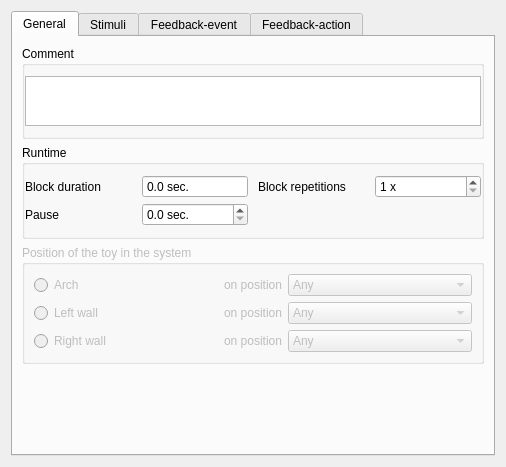
<?xml version="1.0" encoding="UTF-8"?>
<ui version="4.0">
 <class>CTConfToyLRing</class>
 <widget class="QWidget" name="CTConfToyLRing">
  <property name="geometry">
   <rect>
    <x>0</x>
    <y>0</y>
    <width>506</width>
    <height>467</height>
   </rect>
  </property>
  <property name="windowTitle">
   <string>Form</string>
  </property>
  <layout class="QVBoxLayout" name="verticalLayout_5">
   <item>
    <widget class="QTabWidget" name="tabWidget">
     <property name="currentIndex">
      <number>0</number>
     </property>
     <widget class="QWidget" name="tabGeneral">
      <attribute name="title">
       <string>General</string>
      </attribute>
      <layout class="QVBoxLayout" name="verticalLayout">
       <item>
        <widget class="QGroupBox" name="qgb_comment">
         <property name="title">
          <string>Comment</string>
         </property>
         <property name="flat">
          <bool>true</bool>
         </property>
         <layout class="QGridLayout" name="qgl_comment_layout">
          <property name="leftMargin">
           <number>0</number>
          </property>
          <property name="topMargin">
           <number>10</number>
          </property>
          <property name="rightMargin">
           <number>0</number>
          </property>
          <property name="bottomMargin">
           <number>10</number>
          </property>
          <property name="horizontalSpacing">
           <number>10</number>
          </property>
          <property name="verticalSpacing">
           <number>5</number>
          </property>
          <item row="0" column="0">
           <widget class="QPlainTextEdit" name="qte_comment">
            <property name="sizePolicy">
             <sizepolicy hsizetype="Expanding" vsizetype="Fixed">
              <horstretch>0</horstretch>
              <verstretch>0</verstretch>
             </sizepolicy>
            </property>
            <property name="minimumSize">
             <size>
              <width>0</width>
              <height>50</height>
             </size>
            </property>
            <property name="maximumSize">
             <size>
              <width>16777215</width>
              <height>50</height>
             </size>
            </property>
            <property name="horizontalScrollBarPolicy">
             <enum>Qt::ScrollBarAlwaysOff</enum>
            </property>
           </widget>
          </item>
         </layout>
        </widget>
       </item>
       <item>
        <widget class="QGroupBox" name="qgb_runtime">
         <property name="title">
          <string>Runtime</string>
         </property>
         <property name="flat">
          <bool>true</bool>
         </property>
         <layout class="QGridLayout" name="qgl_runtime_layout">
          <property name="leftMargin">
           <number>0</number>
          </property>
          <property name="topMargin">
           <number>10</number>
          </property>
          <property name="rightMargin">
           <number>0</number>
          </property>
          <property name="bottomMargin">
           <number>10</number>
          </property>
          <property name="horizontalSpacing">
           <number>10</number>
          </property>
          <property name="verticalSpacing">
           <number>5</number>
          </property>
          <item row="0" column="2">
           <widget class="QLabel" name="qlb_block_repetitions">
            <property name="text">
             <string>Block repetitions</string>
            </property>
           </widget>
          </item>
          <item row="0" column="1">
           <widget class="CTDoubleSpinBox" name="qsb_block_duration">
            <property name="readOnly">
             <bool>true</bool>
            </property>
            <property name="buttonSymbols">
             <enum>QAbstractSpinBox::NoButtons</enum>
            </property>
            <property name="suffix">
             <string> sec.</string>
            </property>
            <property name="decimals">
             <number>1</number>
            </property>
            <property name="minimum">
             <double>0.000000000000000</double>
            </property>
            <property name="maximum">
             <double>300.000000000000000</double>
            </property>
            <property name="singleStep">
             <double>0.100000000000000</double>
            </property>
            <property name="value">
             <double>0.000000000000000</double>
            </property>
           </widget>
          </item>
          <item row="0" column="0">
           <widget class="QLabel" name="qlb_block_duration">
            <property name="text">
             <string>Block duration</string>
            </property>
           </widget>
          </item>
          <item row="0" column="3">
           <widget class="CTSpinBox" name="qsb_block_repetitions">
            <property name="suffix">
             <string> x</string>
            </property>
            <property name="minimum">
             <number>1</number>
            </property>
            <property name="maximum">
             <number>100</number>
            </property>
           </widget>
          </item>
          <item row="1" column="0">
           <widget class="QLabel" name="qlb_pause">
            <property name="text">
             <string>Pause</string>
            </property>
           </widget>
          </item>
          <item row="1" column="1">
           <widget class="CTDoubleSpinBox" name="qsb_pause">
            <property name="suffix">
             <string> sec.</string>
            </property>
            <property name="decimals">
             <number>1</number>
            </property>
            <property name="singleStep">
             <double>0.100000000000000</double>
            </property>
           </widget>
          </item>
         </layout>
        </widget>
       </item>
       <item>
        <widget class="QGroupBox" name="groupBox">
         <property name="enabled">
          <bool>false</bool>
         </property>
         <property name="title">
          <string>Position of the toy in the system</string>
         </property>
         <layout class="QGridLayout" name="gridLayout_3" columnstretch="1,0,1">
          <item row="1" column="0">
           <widget class="QRadioButton" name="qrb_block_position_left">
            <property name="text">
             <string>Left wall</string>
            </property>
           </widget>
          </item>
          <item row="0" column="1">
           <widget class="QLabel" name="qlb_block_position_arch">
            <property name="text">
             <string>on position</string>
            </property>
           </widget>
          </item>
          <item row="0" column="0">
           <widget class="QRadioButton" name="qrb_block_position_arch">
            <property name="text">
             <string>Arch</string>
            </property>
           </widget>
          </item>
          <item row="2" column="0">
           <widget class="QRadioButton" name="qrb_block_position_right">
            <property name="text">
             <string>Right wall</string>
            </property>
           </widget>
          </item>
          <item row="0" column="2">
           <widget class="QComboBox" name="qcb_block_position_arch">
            <item>
             <property name="text">
              <string>Any</string>
             </property>
            </item>
            <item>
             <property name="text">
              <string>#1</string>
             </property>
            </item>
            <item>
             <property name="text">
              <string>#2</string>
             </property>
            </item>
            <item>
             <property name="text">
              <string>#3</string>
             </property>
            </item>
           </widget>
          </item>
          <item row="1" column="1">
           <widget class="QLabel" name="qlb_block_position_left">
            <property name="text">
             <string>on position</string>
            </property>
           </widget>
          </item>
          <item row="1" column="2">
           <widget class="QComboBox" name="qcb_block_position_left">
            <item>
             <property name="text">
              <string>Any</string>
             </property>
            </item>
            <item>
             <property name="text">
              <string>#1</string>
             </property>
            </item>
            <item>
             <property name="text">
              <string>#2</string>
             </property>
            </item>
            <item>
             <property name="text">
              <string>#3</string>
             </property>
            </item>
           </widget>
          </item>
          <item row="2" column="1">
           <widget class="QLabel" name="qlb_block_position_right">
            <property name="text">
             <string>on position</string>
            </property>
           </widget>
          </item>
          <item row="2" column="2">
           <widget class="QComboBox" name="qcb_block_position_right">
            <item>
             <property name="text">
              <string>Any</string>
             </property>
            </item>
            <item>
             <property name="text">
              <string>#1</string>
             </property>
            </item>
            <item>
             <property name="text">
              <string>#2</string>
             </property>
            </item>
            <item>
             <property name="text">
              <string>#3</string>
             </property>
            </item>
           </widget>
          </item>
         </layout>
        </widget>
       </item>
       <item>
        <spacer name="verticalSpacer">
         <property name="orientation">
          <enum>Qt::Vertical</enum>
         </property>
         <property name="sizeHint" stdset="0">
          <size>
           <width>20</width>
           <height>40</height>
          </size>
         </property>
        </spacer>
       </item>
      </layout>
     </widget>
     <widget class="QWidget" name="tabStimuli">
      <attribute name="title">
       <string>Stimuli</string>
      </attribute>
      <layout class="QVBoxLayout" name="verticalLayout_2">
       <item>
        <widget class="QGroupBox" name="qgb_stimuli">
         <property name="title">
          <string>Stimuli</string>
         </property>
         <property name="flat">
          <bool>true</bool>
         </property>
         <layout class="QVBoxLayout" name="qvb_stimuli_layout">
          <property name="spacing">
           <number>10</number>
          </property>
          <property name="leftMargin">
           <number>0</number>
          </property>
          <property name="topMargin">
           <number>10</number>
          </property>
          <property name="rightMargin">
           <number>0</number>
          </property>
          <property name="bottomMargin">
           <number>10</number>
          </property>
         </layout>
        </widget>
       </item>
       <item>
        <spacer name="verticalSpacer_2">
         <property name="orientation">
          <enum>Qt::Vertical</enum>
         </property>
         <property name="sizeHint" stdset="0">
          <size>
           <width>20</width>
           <height>40</height>
          </size>
         </property>
        </spacer>
       </item>
      </layout>
     </widget>
     <widget class="QWidget" name="tab">
      <attribute name="title">
       <string>Feedback-event</string>
      </attribute>
      <layout class="QVBoxLayout" name="verticalLayout_3">
       <item>
        <widget class="QGroupBox" name="qgb_events">
         <property name="title">
          <string>Feedback - Event/Condition</string>
         </property>
         <property name="flat">
          <bool>true</bool>
         </property>
         <layout class="QGridLayout" name="gridLayout_2">
          <item row="0" column="0" colspan="2">
           <widget class="QRadioButton" name="qrb_null_event">
            <property name="text">
             <string>Do not process feedback</string>
            </property>
            <property name="checked">
             <bool>true</bool>
            </property>
           </widget>
          </item>
          <item row="1" column="0">
           <spacer name="qv_spacer">
            <property name="orientation">
             <enum>Qt::Vertical</enum>
            </property>
            <property name="sizeType">
             <enum>QSizePolicy::Fixed</enum>
            </property>
            <property name="sizeHint" stdset="0">
             <size>
              <width>5</width>
              <height>10</height>
             </size>
            </property>
           </spacer>
          </item>
          <item row="2" column="0">
           <widget class="QRadioButton" name="qrb_pressure_event">
            <property name="text">
             <string>Pressure</string>
            </property>
           </widget>
          </item>
          <item row="4" column="0">
           <widget class="QRadioButton" name="qrb_position_event">
            <property name="text">
             <string>Position</string>
            </property>
           </widget>
          </item>
          <item row="4" column="1">
           <widget class="QLabel" name="qlb_position">
            <property name="text">
             <string>If infant reaches</string>
            </property>
           </widget>
          </item>
          <item row="5" column="0">
           <widget class="QRadioButton" name="qrb_body_event">
            <property name="text">
             <string>Body</string>
            </property>
           </widget>
          </item>
          <item row="5" column="1">
           <widget class="QLabel" name="qlb_body">
            <property name="text">
             <string>If body moves</string>
            </property>
           </widget>
          </item>
          <item row="6" column="0">
           <widget class="QRadioButton" name="qrb_head_event">
            <property name="text">
             <string>Head</string>
            </property>
           </widget>
          </item>
          <item row="6" column="1">
           <widget class="QLabel" name="qlb_head">
            <property name="text">
             <string>If head moves</string>
            </property>
           </widget>
          </item>
          <item row="6" column="2">
           <widget class="QComboBox" name="qcb_head">
            <property name="enabled">
             <bool>false</bool>
            </property>
            <item>
             <property name="text">
              <string>right to left</string>
             </property>
            </item>
            <item>
             <property name="text">
              <string>left to right</string>
             </property>
            </item>
           </widget>
          </item>
          <item row="5" column="2">
           <widget class="QComboBox" name="qcb_body">
            <property name="enabled">
             <bool>false</bool>
            </property>
            <item>
             <property name="text">
              <string>right to left</string>
             </property>
            </item>
            <item>
             <property name="text">
              <string>left to right</string>
             </property>
            </item>
           </widget>
          </item>
          <item row="4" column="2">
           <widget class="QComboBox" name="qcb_position">
            <property name="enabled">
             <bool>false</bool>
            </property>
            <item>
             <property name="text">
              <string>prone</string>
             </property>
            </item>
            <item>
             <property name="text">
              <string>supine</string>
             </property>
            </item>
            <item>
             <property name="text">
              <string>left side</string>
             </property>
            </item>
            <item>
             <property name="text">
              <string>right side</string>
             </property>
            </item>
           </widget>
          </item>
          <item row="4" column="3">
           <widget class="QLabel" name="qlb_position_add">
            <property name="text">
             <string>position</string>
            </property>
           </widget>
          </item>
          <item row="2" column="1">
           <widget class="QLabel" name="qlb_pressure">
            <property name="text">
             <string>If pressure exceeds</string>
            </property>
           </widget>
          </item>
          <item row="2" column="2">
           <widget class="CTDoubleSpinBox" name="qsb_pressure">
            <property name="enabled">
             <bool>false</bool>
            </property>
            <property name="suffix">
             <string> Pa.</string>
            </property>
            <property name="decimals">
             <number>1</number>
            </property>
            <property name="singleStep">
             <double>0.100000000000000</double>
            </property>
           </widget>
          </item>
         </layout>
        </widget>
       </item>
       <item>
        <spacer name="verticalSpacer_3">
         <property name="orientation">
          <enum>Qt::Vertical</enum>
         </property>
         <property name="sizeHint" stdset="0">
          <size>
           <width>20</width>
           <height>40</height>
          </size>
         </property>
        </spacer>
       </item>
      </layout>
     </widget>
     <widget class="QWidget" name="tabFeedbackAction">
      <attribute name="title">
       <string>Feedback-action</string>
      </attribute>
      <layout class="QVBoxLayout" name="verticalLayout_4">
       <item>
        <widget class="QGroupBox" name="qgb_actions">
         <property name="title">
          <string>Feedback - Action</string>
         </property>
         <property name="flat">
          <bool>true</bool>
         </property>
         <layout class="QVBoxLayout" name="qvb_actions_layout">
          <property name="spacing">
           <number>10</number>
          </property>
          <property name="leftMargin">
           <number>0</number>
          </property>
          <property name="topMargin">
           <number>10</number>
          </property>
          <property name="rightMargin">
           <number>0</number>
          </property>
          <property name="bottomMargin">
           <number>10</number>
          </property>
          <item>
           <layout class="QGridLayout" name="gridLayout">
            <item row="0" column="1">
             <widget class="CTDoubleSpinBox" name="qsb_duration_min">
              <property name="enabled">
               <bool>true</bool>
              </property>
              <property name="suffix">
               <string> sec.</string>
              </property>
              <property name="decimals">
               <number>1</number>
              </property>
              <property name="maximum">
               <double>1.000000000000000</double>
              </property>
              <property name="singleStep">
               <double>0.100000000000000</double>
              </property>
              <property name="value">
               <double>0.100000000000000</double>
              </property>
             </widget>
            </item>
            <item row="0" column="0">
             <widget class="QLabel" name="label">
              <property name="text">
               <string>Duration interval</string>
              </property>
             </widget>
            </item>
            <item row="0" column="2">
             <widget class="CTDoubleSpinBox" name="qsb_duration_max">
              <property name="enabled">
               <bool>true</bool>
              </property>
              <property name="suffix">
               <string> sec.</string>
              </property>
              <property name="decimals">
               <number>1</number>
              </property>
              <property name="singleStep">
               <double>0.100000000000000</double>
              </property>
              <property name="value">
               <double>1.000000000000000</double>
              </property>
             </widget>
            </item>
           </layout>
          </item>
         </layout>
        </widget>
       </item>
       <item>
        <spacer name="verticalSpacer_4">
         <property name="orientation">
          <enum>Qt::Vertical</enum>
         </property>
         <property name="sizeHint" stdset="0">
          <size>
           <width>20</width>
           <height>40</height>
          </size>
         </property>
        </spacer>
       </item>
      </layout>
     </widget>
    </widget>
   </item>
  </layout>
 </widget>
 <customwidgets>
  <customwidget>
   <class>CTSpinBox</class>
   <extends>QSpinBox</extends>
   <header>Scenario_Designer/ct_customwidgets.h</header>
  </customwidget>
  <customwidget>
   <class>CTDoubleSpinBox</class>
   <extends>QDoubleSpinBox</extends>
   <header>Scenario_Designer/ct_customwidgets.h</header>
  </customwidget>
 </customwidgets>
 <resources/>
 <connections/>
</ui>
